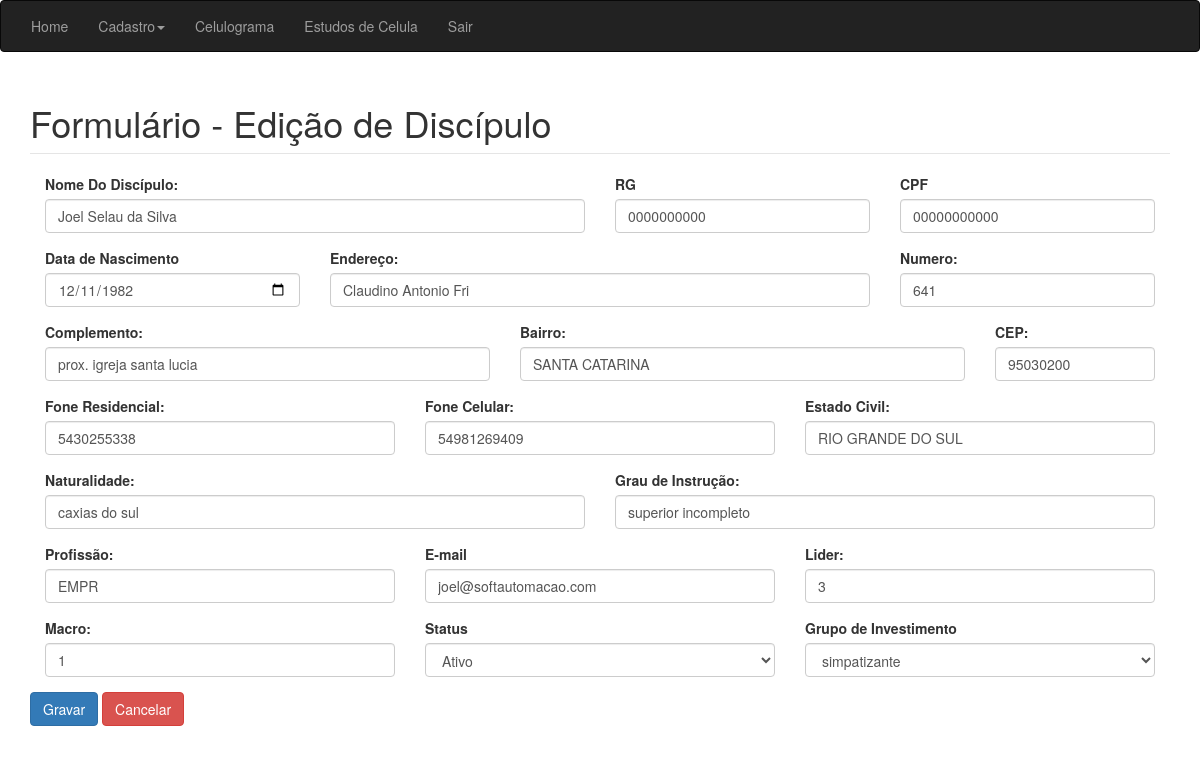
/_lider__old/editar_discipulo.php?id=1, run on the app's committed database.
### tables this page shows
CREATE TABLE `cadmembro` (
  `nome` varchar(250) NOT NULL,
  `rg` varchar(50) NOT NULL,
  `cpf` varchar(50) NOT NULL,
  `data` date NOT NULL,
  `endereco` varchar(20) NOT NULL,
  `numero` int(11) NOT NULL,
  `complemento` varchar(250) NOT NULL,
  `bairro` varchar(100) NOT NULL,
  `cep` varchar(50) NOT NULL,
  `telefone` varchar(50) NOT NULL,
  `celular` varchar(20) NOT NULL,
  `estadocivil` varchar(20) NOT NULL,
  `naturalidade` varchar(100) NOT NULL,
  `grauinstrucao` varchar(100) NOT NULL,
  `profissao` varchar(100) NOT NULL,
  `email` varchar(100) NOT NULL,
  `idmacro` int(20) NOT NULL,
  `grupo` varchar(50) NOT NULL,
  `status` varchar(50) NOT NULL,
  `idmembro` int(11) NOT NULL,
  `lider` int(11) DEFAULT NULL
);

### _lider__old/editar_discipulo.php (the view, shortened to what this page needs)
<?php
$idmembro = (isset($_GET['id'])) ? $_GET['id'] : '';
if (!empty($idmembro) && is_numeric($idmembro)):
	$conexao = conexao::getInstance();
	$sql = 'SELECT nome,rg,cpf,data,endereco,numero,complemento,bairro,cep,telefone,celular,estadocivil,naturalidade,grauinstrucao,profissao,email,lider, idmacro,status,grupo,idmembro FROM cadmembro WHERE idmembro = :idmembro';
	$stm = $conexao->prepare($sql);
	$stm->bindValue(':idmembro', $idmembro);
	$stm->execute();
	$discipulo = $stm->fetch(PDO::FETCH_OBJ);
endif;
?>
<!DOCTYPE html>
<html>
<head>
	<link rel="stylesheet" type="text/css" href="../css/bootstrap.min.css">
	<link rel="stylesheet" type="text/css" href="../css/custom.css">
</head>
<body>
<header>
		<nav class="navbar navbar-inverse">
	  		<div class="container-fluid">
		    	<ul class="nav navbar-nav">
		    		<li><a href="lider.php">Home</a></li>
			      	<li><a class="dropdown-toggle" data-toggle="dropdown">Cadastro<span class="caret"></span></a>
			      	</li>
			      	<li><a href="lista_presenca.php">Celulograma</a></li>
			      	<li><a href="estudos.html">Estudos de Celula</a></li>
			      	<li class="dropdown">
			        	<a href="../sair.php">Sair</a>
			      	</li>
		    	</ul>
	  		</div>
		</nav>
	</header>
	<div class='container'>
		<fieldset>
			<legend><h1>Formulário - Edição de Discípulo</h1></legend>
			<?php if(empty($discipulo)):?>
				<h3 class="text-center text-danger">Discipulo não encontrado!</h3>
			<?php else: ?>
				<form action="action_discipulo.php" method="post" id='form-contato' enctype='multipart/form-data'>
				<div class="form-group col-md-6">
			      <label for="Nome Do Discípulo">Nome Do Discípulo:</label>
			      <input type="text" class="form-control" id="nome" name="nome" value="<?=$discipulo->nome?>">
			    </div>
			    <div class="form-group col-md-3">
					<label for="rg">RG</label>
				      <input type="text" class="form-control" id="rg" maxlength="14" name="rg" value="<?=$discipulo->rg?>" placeholder="Informe o RG">
				</div>
				<div class="form-group col-md-3">
			      <label for="cpf">CPF</label>
				      <input type="text" class="form-control" id="cpf" maxlength="14" name="cpf" value="<?=$discipulo->cpf?>" placeholder="Informe o CPF">
			    </div>
			    <div class="form-group col-md-3">
				      <label for="data_nascimento">Data de Nascimento</label>
				      <input type="date" class="form-control" id="data" maxlength="10" value="<?=$discipulo->data?>" name="data">
				</div>
				<div class="form-group col-md-6">
					<label for="Endereço">Endereço:</label>
				    <input type="Text" class="form-control" id="endereco" name="endereco" value="<?=$discipulo->endereco?>">
				</div>
				<div class="form-group col-md-3">
					<label for="Numero">Numero:</label>
				    <input type="number" class="form-control" id="numero" name ="numero" value="<?=$discipulo->numero?>">
				</div>
				<div class="form-group col-md-5">
					<label for="Complemento">Complemento:</label>
					<input type="Text" class="form-control" id="complemento" name ="complemento" value="<?=$discipulo->complemento?>">
				</div>
				<div class="form-group col-md-5">
					<label for="Bairro">Bairro:</label>
				    <input type="Text" class="form-control" id="bairro" name ="bairro" value="<?=$discipulo->bairro?>">
				</div>
				<div class="form-group col-md-2">
					<label for="CEP">CEP:</label>
				    <input type="Text" class="form-control" id="cep" name ="cep" value="<?=$discipulo->cep?>">
				</div>
				<div class="form-group col-md-4">
					<label for="Fone Residencial">Fone Residencial:</label>
				    <input type="Text" class="form-control" id="telefone" name ="telefone" value="<?=$discipulo->telefone?>">
				</div>
				<div class="form-group col-md-4">
					<label for="Fone Celular">Fone Celular:</label>
				    <input type="Text" class="form-control" id="celular" name ="celular" value="<?=$discipulo->celular?>">
				</div>
				<div class="form-group col-md-4">
				    <label for="Estado Civil">Estado Civil:</label>
				    <input type="Text" class="form-control" id="estadocivil" name ="estadocivil" value="<?=$discipulo->estadocivil?>">
				</div>
				<div class="form-group col-md-6">
				    <label for="Naturalidade">Naturalidade:</label>
				    <input type="Text" class="form-control" id="naturalidade" name ="naturalidade" value="<?=$discipulo->naturalidade?>">
				</div>
				<div class="form-group col-md-6">
				    <label for="Grau de Instrução">Grau de Instrução:</label>
				    <input type="Text" class="form-control" id="grauinstrucao" name ="grauinstrucao" value="<?=$discipulo->grauinstrucao?>">
				</div>
				<div class="form-group col-md-4">
				    <label for="Profissão">Profissão:</label>
				    <input type="Text" class="form-control" id="profissao" name ="profissao" value="<?=$discipulo->profissao?>">
				</div>
			    <div class="form-group col-md-4">
			      <label for="email">E-mail</label>
			      <input type="email" class="form-control" id="email" name="email" value="<?=$discipulo->email?>">
			    </div>
			    <div class="form-group col-md-4">
					<label for="codlider">Lider:</label>
						<input type="Text" class="form-control" id="lider" name ="lider" value="<?=$discipulo->lider?>">
				</div>
				<div class="form-group col-md-4">
					<label for="codlider">Macro:</label>
						<input type="Text" class="form-control" id="idmacro" name ="idmacro" value="<?=$discipulo->idmacro?>">
				</div>
			    <div class="form-group col-md-4">
			      <label for="status">Status</label>
			      <select class="form-control" name="status" id="status">
					    <option value="<?=$discipulo->status?>"><?=$discipulo->status?></option>
					  </select>
			    </div>
			    <div class="form-group col-md-4">
			      <label for="status">Grupo de Investimento</label>
			      <select class="form-control" name="grupo" id="grupo">
				    <option value="<?=$discipulo->grupo?>"><?=$discipulo->grupo?></option>
				  </select>
			    </div>
				    <button type="submit" class="btn btn-primary" id='botao'>
				      Gravar
				    </button>
				    <a href='lista_membro.php' class="btn btn-danger">Cancelar</a>
				</form>
				<?php endif; ?>
		</fieldset>
	</div>
</body>
</html>

### css/custom.css (style rules this page uses)
fieldset { margin:1% auto; }

### data on the page
cadmembro: nome "Joel Selau da Silva", rg "0000000000", cpf "00000000000", data "12/11/1982", endereco "Claudino Antonio Fri", numero "641", complemento "prox. igreja santa lucia", bairro "SANTA CATARINA", cep "95030200", telefone "5430255338", celular "54981269409", estadocivil "RIO GRANDE DO SUL", naturalidade "caxias do sul", grauinstrucao "superior incompleto", profissao "EMPR", email "joel@softautomacao.com", lider "3", idmacro "1", status "Ativo", grupo "simpatizante"
